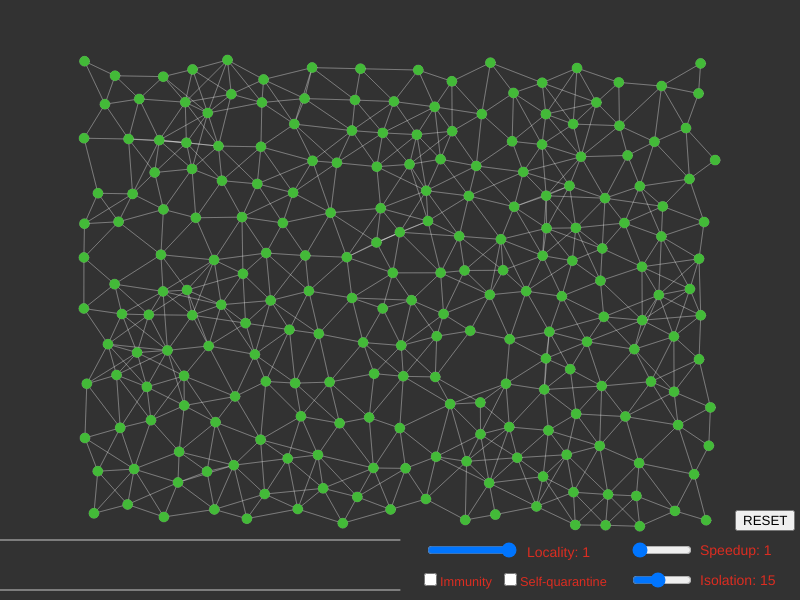
Frame 1 (no input)
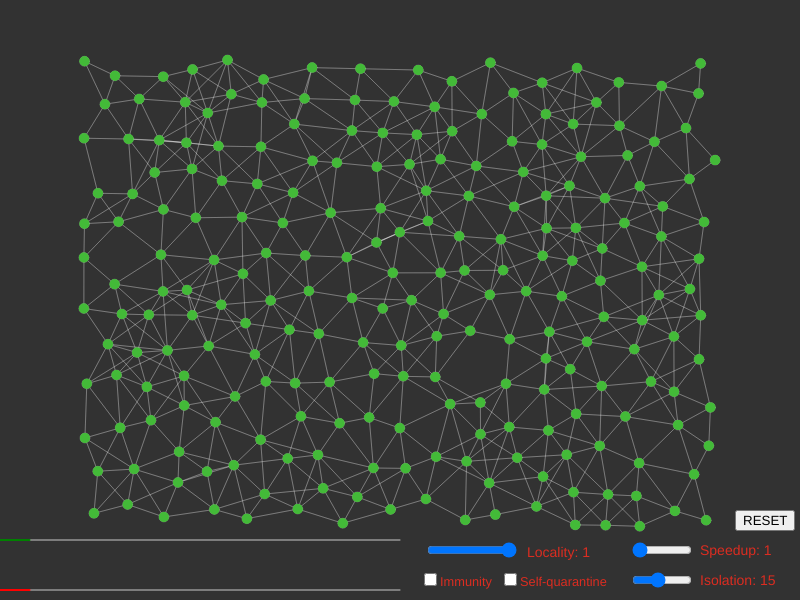
Frame 60 (no input)
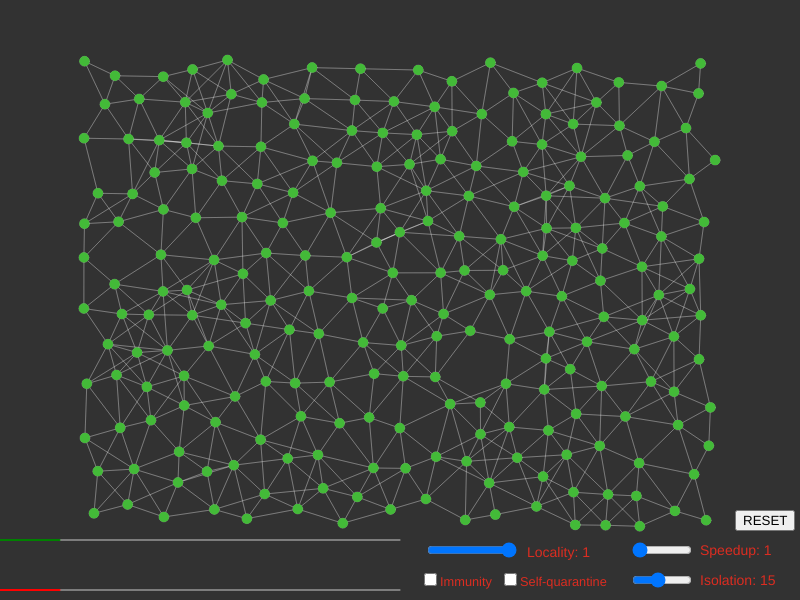
Frame 120 (the mouse pressed at the canvas centre since frame 60)

The p5.js sketch that drew these frames (run headless with seeded random() and noise() and a simulated clock; from frame 60 on, the mouse is pressed at the canvas centre):

// p5.js sketch
// ── sketch.js
let nodes = [];
let links = [];
let carriers = [];
let tot_agents;

const poisson_spread = 30;
const families = 30;
const link_range = 60;
const num_family_members = 3;
const walk_length = 2;

const infection_prob = 0.1;
const infection_decay = 0.003;
const dirtying_prob = 0.3;
const recovery_speed = 0.01;
const reduced_viral_load = 0.1;

const canvas_occupation = 8 / 10;
const plot_border = 10;
const plot_height = 50;
const show_range = false;

// colors to be used
let sick_home;
let healthy_home;
let static; // static background images

let healthy_hist = [];
let infected_hist = [];
let immune_hist = [];

let ui;

class UI {
  constructor() {
    this.x = width / 2 + 10;
    this.y = height - 70;

    this.locality = createSlider(0, 1, 1, 0.1);
    this.locality.position(this.x + 15, this.y + 10);
    this.locality_width = 90;
    this.locality.style(`width : ${this.locality_width}px`);
    this.locality.style("font-family: Arial");
    this.locality.changed(() => {
      reset();
    });
    this.locality.mousePressed(() => {
      this.locality_color = color(168, 171, 179);
    });
    this.locality_color = color(219, 45, 33);

    this.speedup = createSlider(1, 20, 1, 1);
    this.speedup.position(this.x + this.locality_width + 130, this.y + 10);
    this.speedup_width = 60;
    this.speedup.style(`width : ${this.speedup_width}px`);
    this.speedup.style("font-family: Arial");
    this.speedup.mousePressed(() => {
      this.speedup_color = color(168, 171, 179);
    });
    this.speedup_color = color(219, 45, 33);

    this.quarantine_length = createSlider(5, 30, 15, 5);
    this.quarantine_length.position(
      this.x + this.locality_width + 130,
      this.y + 40
    );
    this.quarantine_length_width = 60;
    this.quarantine_length.style(`width : ${this.quarantine_length_width}px`);
    this.quarantine_length.style("font-family: Arial");
    this.quarantine_length.mousePressed(() => {
      this.quarantine_length_color = color(168, 171, 179);
    });
    this.quarantine_length_color = color(219, 45, 33);

    this.immunity = createCheckbox("Immunity", false);
    this.immunity.style("color:rgb(219, 45, 33)");
    this.immunity.style("font-family: Arial");
    this.immunity.style("font-size: 80%");
    this.immunity.position(this.x + 10, this.y + 40);
    this.immunity.changed(() => {
      reset();
      this.immunity.style("color:rgb(168, 171, 179)");
    });

    this.self_quarantine = createCheckbox("Self-quarantine", false);
    this.self_quarantine.style("color:rgb(219, 45, 33)");
    this.self_quarantine.style("font-family: Arial");
    this.self_quarantine.style("font-size: 80%");
    this.self_quarantine.position(this.x + 90, this.y + 40);
    this.self_quarantine.changed(() => {
      reset();
      this.self_quarantine.style("color:rgb(168, 171, 179)");
    });

    this.reset = createButton("RESET");
    this.reset.position(this.x + 325, this.y - 20);
    this.reset.mousePressed(() => reset());
  }

  show() {
    textSize(14);
    noStroke();
    let { x, y } = this.locality.position();
    fill(this.locality_color);
    text(
      `Locality: ${this.locality.value()}`,
      x + this.locality_width + 10,
      y + 15
    );
    //let { i, j } = this.speedup.position(); FOR SOME FUCKING REASONS THIS DOESNT WORK
    fill(this.speedup_color);
    text(
      `Speedup: ${this.speedup.value()}`,
      this.speedup.x + this.speedup_width + 10,
      this.speedup.y + 15
    );
    fill(this.quarantine_length_color);
    text(
      `Isolation: ${this.quarantine_length.value()}`,
      this.quarantine_length.x + this.quarantine_length_width + 10,
      this.quarantine_length.y + 15
    );
  }
}

// UTILITY FUNCTIONS ########################################

function shuffle(arr) {
  for (let i = arr.length - 1; i > 0; i--) {
    const j = Math.floor(Math.random() * i);
    const temp = arr[i];
    arr[i] = arr[j];
    arr[j] = temp;
  }
  return arr;
}

function inverse(link) {
  return link.to.out.find(x => x.to == link.from);
}

function random_walk_and_back(link) {
  let path = [link];
  let return_path = [inverse(link)];
  let curr = link;

  for (let i = 0; i < walk_length; i++) {
    let opts = curr.to.out.filter(x => x.to != curr.from);
    if (opts.length > 1) {
      let next = random(opts);
      path.push(next);
      let inv = inverse(next);
      return_path.unshift(inv);
      curr = next;
    }
  }

  return path.concat(return_path);
}

// click to infect houses
function mousePressed() {
  for (let node of nodes) {
    if (dist(node.pos.x, node.pos.y, mouseX, mouseY) < 10) {
      node.infection_level = 1;
    }
  }
}

function make_nodes() {
  nodes = [];
  // create houses ################
  /* Random locations
  for (let i = 0; i < families; i++) {
    let x = 40 + random(width - 50)
    let y = 40 + random(height - 50)
    let pos = createVector(x, y)
    nodes.push(new Node(pos, i))
  }
  */

  // Poisson disc locations
  let locations = poisson_disc(poisson_spread, canvas_occupation);
  for (let i in locations) {
    let pos = locations[i];
    nodes.push(new Node(pos, i));
  }
}

function wire_nodes() {
  // connect locations  #################
  // erdos-reny?
  /*for (let i = 0; i < 200; i++) {
    let source = random(nodes)
    let destin = random(nodes.filter(x => x != source))
    links.push(new Link(source, destin))
  }
  */
  links = [];
  let link_id = 0;
  for (let source of nodes) {
    // geometric links within range
    for (let other of nodes) {
      if (source != other) {
        if (p5.Vector.dist(source.pos, other.pos) <= source.range) {
          links.push(new Link(source, other, link_id));
          link_id += 1;
        }
      }
    }
  }
  let longdistances = shuffle(nodes).splice(
    int(nodes.length * ui.locality.value())
  );
  for (let source of longdistances) {
    // 1 small world link per house
    let destin = random(nodes.filter(x => x != source));
    links.push(new Link(source, destin, link_id));
    link_id += 1;
    links.push(new Link(destin, source, link_id));
    link_id += 1;
  }
}

function assign_families() {
  carriers = [];
  for (let node of nodes) {
    node.members = [];
  }
  // initialize family members #############
  for (let node of nodes) {
    for (let i = 0; i < num_family_members; i++) {
      let agent = new Carrier(random(node.out), node);
      carriers.push(agent);
      node.members.push(agent);
    }
  }
  tot_agents = nodes.length * num_family_members;
}

function draw_world() {
  // prepare background #############
  static.background(50);
  for (let link of links) {
    link.draw(static);
  }
  for (let node of nodes) {
    node.draw(static);
  }
}
function reset() {
  make_nodes();
  wire_nodes();
  assign_families();
  draw_world();
  healthy_hist = [];
  infected_hist = [];
}

// MAIN LOOP ########################################

function setup() {
  createCanvas(800, 600);
  static = createGraphics(width, height);
  static.clear();
  ui = new UI();
  frameRate(30);

  healthy_home = color(67, 186, 56); // healthy green
  sick_home = color(217, 50, 28); // dangerous red

  reset(); // needs to be after UI and the above color definitions
}

function show_paths(node) {
  // show member paths
  for (let member of node.members) {
    member.show();
    for (let edge of member.path) {
      edge.show();
    }
  }
}

function mouse_interaction() {
  for (let node of nodes) {
    // check if nodes are selected
    if (dist(node.pos.x, node.pos.y, mouseX, mouseY) < node.radius / 2) {
      node.selected = true;
      show_paths(node);
    } else {
      node.selected = false;
    }
  }
}

function draw() {
  //carriers.filter(x => x.sick == false).length > 0)
  image(static, 0, 0);
  //background(50);

  ui.show();
  mouse_interaction();

  for (let i = 0; i < ui.speedup.value(); i++) {
    for (let node of nodes) {
      node.update();
    }
    for (let carrier of carriers) {
      carrier.update();
      //carrier.show();
    }
  }

  for (let node of nodes) {
    node.show();
  }
  for (let carrier of carriers) {
    carrier.update();
    //carrier.show();
  }

  healthy_hist.push(
    carriers.filter(x => x.infected == false && x.sick == false).length
  );
  infected_hist.push(carriers.filter(x => x.infected == true).length);
  if (healthy_hist.length > width) {
    healthy_hist.shift();
  }
  if (infected_hist.length > width) {
    infected_hist.shift();
  }

  stroke(200);
  strokeWeight(1);
  line(
    0,
    height - plot_border - plot_height,
    width / 2,
    height - plot_border - plot_height
  );
  line(0, height - plot_border, width / 2, height - plot_border);
  plot(healthy_hist, "green");
  plot(infected_hist, "red");
}

function plot(hist, col) {
  noFill();
  stroke(col);
  strokeWeight(2);
  beginShape();
  for (let i = 0; i < hist.length; i++) {
    vertex(i / 2, height - plot_border - (hist[i] / tot_agents) * plot_height);
  }
  endShape();
}

// CLASSES ########################################

class Carrier {
  constructor(link, home) {
    this.progress = 0;
    this.speed = 2 + random() * 2;
    this.location = 0;
    this.home = home;
    this.path = random_walk_and_back(link);
    this.curr = this.path[this.location];
    this.sick = false;
    this.infected = false;
    this.quarantined = false;
    this.immune = false;
    this.recovery_time = ui.quarantine_length.value();
  }

  show() {
    if (this.infected || this.home.selected) {
      fill(255, 0, 50);
    } else {
      if (this.immune) {
        fill(250, 172, 249);
      } else {
        fill(150, 250, 80);
      }
    }
    noStroke();
    let from = this.curr.from;
    let to = this.curr.to;
    let curr_loc = p5.Vector.lerp(
      from.pos,
      to.pos,
      this.progress / this.curr.len
    );
    ellipse(curr_loc.x, curr_loc.y, 5);
  }

  update() {
    // when sick stay home until healed, otherwise go on with the routine path
    if (!this.sick) {
      this.progress += this.speed;
      if (this.progress >= this.curr.len) {
        // destination reached

        let node = this.curr.to;

        // check for potential infections ################
        // infect location
        if (this.infected && random() < dirtying_prob) {
          if (this.immune) {
            node.infection_level += reduced_viral_load;
          } else {
            node.infection_level = 1;
          }
        }
        if (this.immune) {
          // I'm not sick, I'm just dirty, so I'll spread only once
          this.infected = false;
        }
        //get infected
        if (
          !this.infected &&
          node.infection_level > 0 &&
          random() < infection_prob
        ) {
          this.infected = true;
          this.recovery_time = ui.quarantine_length.value();
        }

        // move to next link
        this.progress = 0;
        this.location = (this.location + 1) % this.path.length;

        if (!this.immune && this.infected && this.location == 0) {
          // arrived home, wake up sick
          this.sick = ui.self_quarantine.checked(); // set to false to remove quarantine
          this.quarantined = ui.self_quarantine.checked();
          this.healing = true;
        }

        this.curr = this.path[this.location];
      }
    }
    if (this.healing) {
      this.recovery_time -= recovery_speed;
      if (this.recovery_time < 0) {
        // recovered, can be infected again
        this.infected = false;
        this.sick = false;
        this.immune = ui.immunity.checked();
      }
    }
  }
}

class Node {
  constructor(pos, node_id) {
    this.in = [];
    this.out = [];
    this.members = [];
    this.pos = pos;
    this.range = link_range;
    this.node_id = node_id;
    this.selected = false;
    this.infection_level = 0;
    this.radius = 10;
  }

  draw(cnvs) {
    cnvs.fill(healthy_home);
    cnvs.ellipse(this.pos.x, this.pos.y, this.radius);
    if (show_range) {
      cnvs.noFill();
      cnvs.stroke(200, 30);
      cnvs.ellipse(this.pos.x, this.pos.y, this.range * 2);
    }
  }

  show() {
    let col = lerpColor(healthy_home, sick_home, this.infection_level);
    fill(col);
    noStroke();
    let num_sick = this.members.filter(x => x.sick).length;
    ellipse(this.pos.x, this.pos.y, this.radius + (this.radius / 2) * num_sick);
  }

  update() {
    if (this.infection_level > 0) {
      this.infection_level -= infection_decay;
    } else {
      this.infection_level = 0;
    }
  }
}

class Link {
  constructor(source, destin, link_id) {
    this.from = source;
    this.to = destin;
    this.len = p5.Vector.dist(this.from.pos, this.to.pos); // assume nodes are static
    this.id = link_id;
    source.out.push(this);
    destin.in.push(this);
  }

  draw(cnvs) {
    cnvs.stroke(255, 50);
    cnvs.line(this.from.pos.x, this.from.pos.y, this.to.pos.x, this.to.pos.y);
  }

  show(highlight) {
    strokeWeight(1);
    stroke(200, 150, 50);
    line(this.from.pos.x, this.from.pos.y, this.to.pos.x, this.to.pos.y);
  }
}

// ── network_utils.js
function poisson_disc(r, ratio) {
  let k = 30;
  let grid = [];
  let w = r / Math.sqrt(2);
  let active = [];
  let cols, rows;
  let ordered = [];

  // STEP 0
  cols = floor((width / w) * ratio);
  rows = floor((height / w) * ratio);
  for (let i = 0; i < cols * rows; i++) {
    grid[i] = undefined;
  }

  // STEP 1
  let x = width / 2;
  let y = height / 2;
  let i = floor(x / w);
  let j = floor(y / w);
  let pos = createVector(x, y);
  grid[i + j * cols] = pos;
  active.push(pos);
  //frameRate(1);

  while (active.length > 0) {
    let randIndex = floor(random(active.length));
    let pos = active[randIndex];
    let found = false;
    for (let n = 0; n < k; n++) {
      let sample = p5.Vector.random2D();
      let m = random(r, 2 * r);
      sample.setMag(m);
      sample.add(pos);

      let col = floor(sample.x / w);
      let row = floor(sample.y / w);

      if (col > -1 && row > -1 && col < cols && row < rows && !grid[col + row * cols]) {
        let ok = true;
        for (let i = -1; i <= 1; i++) {
          for (let j = -1; j <= 1; j++) {
            let index = col + i + (row + j) * cols;
            let neighbor = grid[index];
            if (neighbor) {
              let d = p5.Vector.dist(sample, neighbor);
              if (d < r) {
                ok = false;
              }
            }
          }
        }
        if (ok) {
          found = true;
          grid[col + row * cols] = sample;
          active.push(sample);
          ordered.push(sample);
          // Should we break?
          break;
        }
      }
    }

    if (!found) {
      active.splice(randIndex, 1);
    }
  }

  return ordered.map(pos => {
    pos.x += (width * (1 - ratio)) / 2;
    pos.y += (height * (1 - ratio)) / 2;
    return pos;
  });
}
